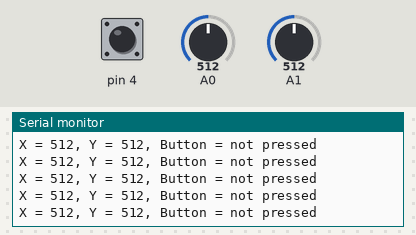
Recording of a sketch running on a simulated Arduino Uno, built with avr-gcc and run on an emulated ATmega328P. Shown: the last lines printed to the serial monitor. Inputs (shaded band) come from the test bench; at power-on: A1 = 512, pin 4 HIGH, A0 = 512.

Above: at 4.2 s.
4.3 s: A1 set to 106
At 4.34 s:
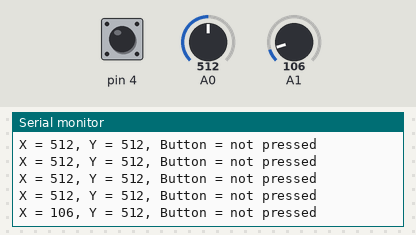
7.3 s: A1 set to 89
At 7.36 s:
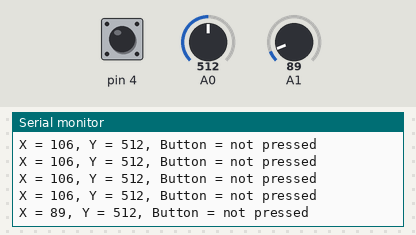
Timing chart, 0 to 10.3 s (numbered marks = the images above; inputs shaded):
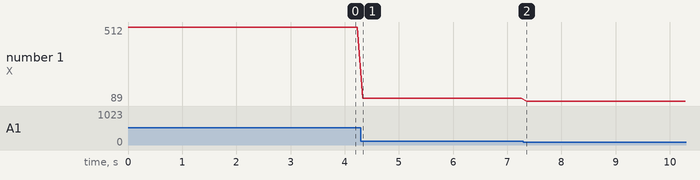

Measured:
- after the input at 4.3 s, the serial monitor: prints a new line at once (image 1)
- after the input at 7.3 s, the serial monitor: prints a new line after 0.06 s (image 2)
- plotted number 1: 512 → 106 after the input at 4.3 s, 106 → 89 after the input at 7.3 s

The sketch:

joy_stick.ino
```cpp
void setup() {
  pinMode(4, INPUT_PULLUP);
  // 스위치 핀을 내부 풀업 입력으로
  Serial.begin(9600); // 시리얼 통신 오픈
}

void loop() {
  int ver, hor, sel;
  ver = analogRead(A1); // x축 = 0~1023
  hor = analogRead(A0); // y축 = 0~1023
  sel = digitalRead(4); // 버튼 누르면 LOW, 떼면 HIGH

  Serial.print("X = ");
  Serial.print(ver);
  Serial.print(", Y = ");
  Serial.print(hor);
  Serial.print(", Button = ");

  if(sel == HIGH){
    Serial.println("not pressed");
  }
  else{
    Serial.println("PRESSED!");
  }
  delay(100);
}
```
